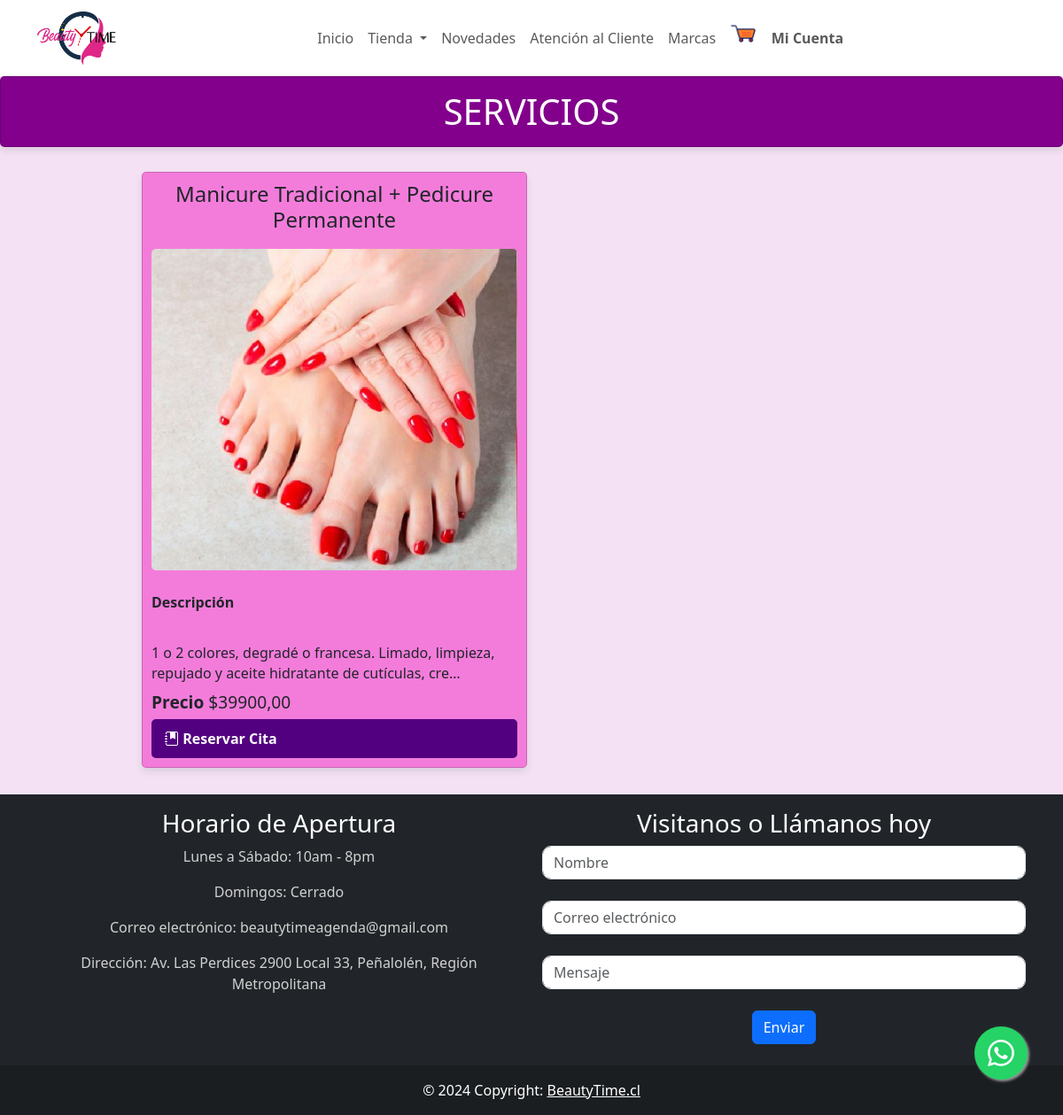
Page /paginas/servicios on the committed database.
### core/models.py (models this page shows, shortened)
class Producto(models.Model):
    CATEGORIA_PRODUCTO = [
        ('Coloración', 'Coloración'),
        ('Tratamientos', 'Tratamientos'),
        ('Línea Rubias', 'Línea Rubias'),
        ('Shampoo & Acondicionadores', 'Shampoo & Acondicionadores'),
        ('Styling & Aftercare', 'Styling & Aftercare'),
        ('Herramientas', 'Herramientas'),
    ]
    CATEGORIA_SERVICIO = [
        ('Manicure y Pedicure', 'Manicure y Pedicure'),
        ('Masajes', 'Masajes'),
        ('Maquillaje para eventos', 'Maquillaje para eventos'),
        ('Depilación', 'Depilación'),
        ('Tratamientos Faciales', 'Tratamientos Faciales'),
        ('Colorimetría', 'Colorimetría'),
    ]
    TIPO = [
        ('producto', 'Producto'),
        ('servicio', 'Servicio'),
    ]
    id_producto = models.CharField(max_length = 255, unique = True, null = True, blank= True)
    nombre = models.CharField(max_length=45, null=True)
    descripcion = models.CharField(max_length=255, null=True, blank=True)
    categoria = models.CharField(max_length=255, null=True, choices=CATEGORIA_PRODUCTO + CATEGORIA_SERVICIO)
    costo = models.DecimalField(max_digits=10, decimal_places=2, null=True)
    picture = models.ImageField(upload_to='media/items/', null=True)
    tipo = models.CharField(max_length=10, choices=TIPO)
    cantidad = models.IntegerField(default=0)
    class Meta:
        verbose_name = 'producto'
        verbose_name_plural = 'productos'
        ordering = ['tipo']

### core/views.py (the view)
# urls.py: path("paginas/servicios", views.servicios, name="servicios"),
def servicios(request):
    servicios = Producto.objects.filter(
                                    Q(tipo='servicio')
                                    )
    context = {
        'servicios': servicios
    }
    return render(request, 'tienda/servicios.html', context)

### core/cart.py (called while the page is built, shortened)
  def __iter__(self):
    cart = copy.deepcopy(self.cart)
    productos = Producto.objects.filter(id__in=cart)
    for producto in productos:
      cart[str(producto.id)]["producto"] = producto

### core/context_processors.py (called while the page is built)
def cart_badge(request):
    cart = Cart(request)
    item_count = sum(item['cantidad'] for item in cart)
    return {'cart_badge': item_count}

### core/templates/tienda/Servicios.html
{% extends "base/base.html" %}
{% load static %}
{% block template %}
<link rel="stylesheet" href="{% static 'css/atencioncliente.css' %}">
<link rel="stylesheet" href="{% static 'css/catalogo.css' %}">
<main>
  <h1 class="card borders page-title">SERVICIOS</h1>
  <section class="card-container">
    {% for servicio in servicios %}
    <article class="card">
      <div class="card-title">
        <h3 class="product-title">{{servicio.nombre}}</h3>
      </div>
      <div class="image-container">
        <a title="verDetalle" href="{% url 'verDetalle' tipo='servicio' producto_id=servicio.id %}">
          <img src="{{ servicio.picture.url }}" alt="{{ servicio.nombre }}">
        </a>
      </div>
      <br>
      <strong>Descripción</strong><br>
      <div class="card-content">
        <p>{{ servicio.descripcion|truncatechars:100 }}</p>
        <h5> <strong>Precio</strong> ${{servicio.costo}}</h5>
      </div>
        <a class="book_service" href="{% url 'reservar_cita' %}" >
          <i class="bi bi-journal-bookmark-fill"></i>&nbsp;Reservar Cita
        </a>
    </article>
    {% endfor %}
  </section>
</main>
{% endblock %}

### core/static/css/atencioncliente.css (style rules this page uses)
body { background-color: rgb(244, 226, 244); }

### core/static/css/catalogo.css (style rules this page uses)
body { background-color: rgb(244, 226, 244); }
.card-container { display: grid; grid-template-columns: repeat(auto-fill, minmax(300px, 1fr)); grid-gap: 10px; position: relative; padding-left: 150px; padding-right: 150px; padding-top: 20px; padding-bottom: 30px; margin: 0 10px; }
.card { display: flex; flex-direction: column; justify-content: space-between; background-color: rgb(243, 124, 219); padding: 10px; border-radius: 5px; box-shadow: 0px 4px 8px rgba(0, 0, 0, 0.1); }
.card-title { text-align: center; }
.product-title { font-size: 1.5rem; margin-bottom: 10px; }
.image-container { display: flex; justify-content: center; align-items: center; overflow: hidden; }
.image-container img { width: 100%; height: auto; object-fit: contain; border-radius: 5px; }
.card-content { margin-top: 10px; }
.card-content p { font-size: 1rem; line-height: 1.4; margin-bottom: 10px; }
h5 { font-size: 1.2rem; margin-top: 10px; }
.book_service { display: inline-block; background-color: rgb(83, 0, 128); color: white; padding: 10px 15px; text-decoration: none; border-radius: 5px; font-weight: bold; transition: background-color 0.3s ease; }
.page-title { text-align: center; background-color: rgb(130, 0, 139); color: #FFFFFF; padding: 15px; border-radius: 5px; }

### rows in the picture
Producto: nombre "Manicure Tradicional + Pedicure Permanente", picture (picture), descripcion "1 o 2 colores, degradé o francesa. Limado, limpieza, repujado y aceite hidratante de cutículas, cre…", costo "39900,00"
